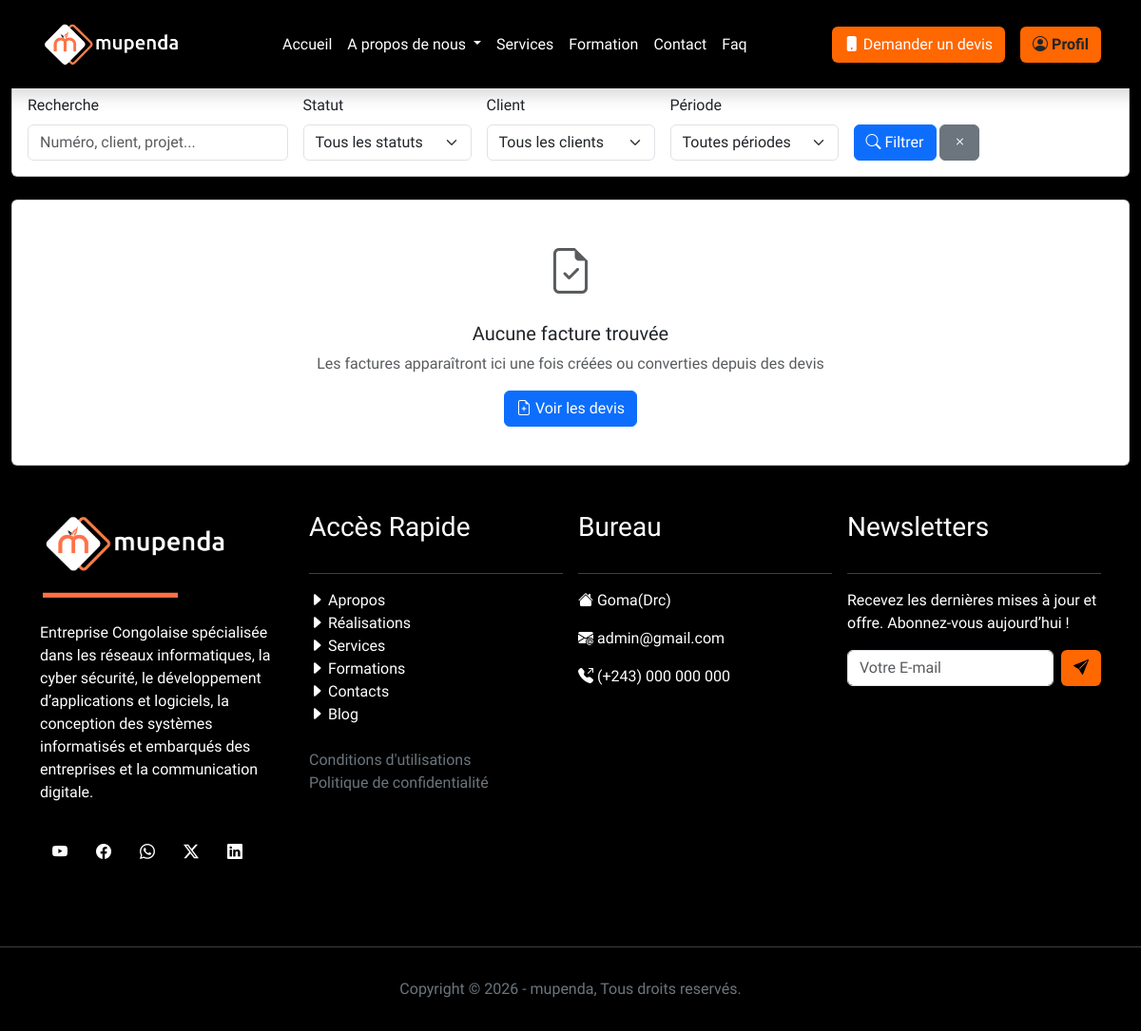
The app's page /administration/facturation/factures/ (signed in), older data.
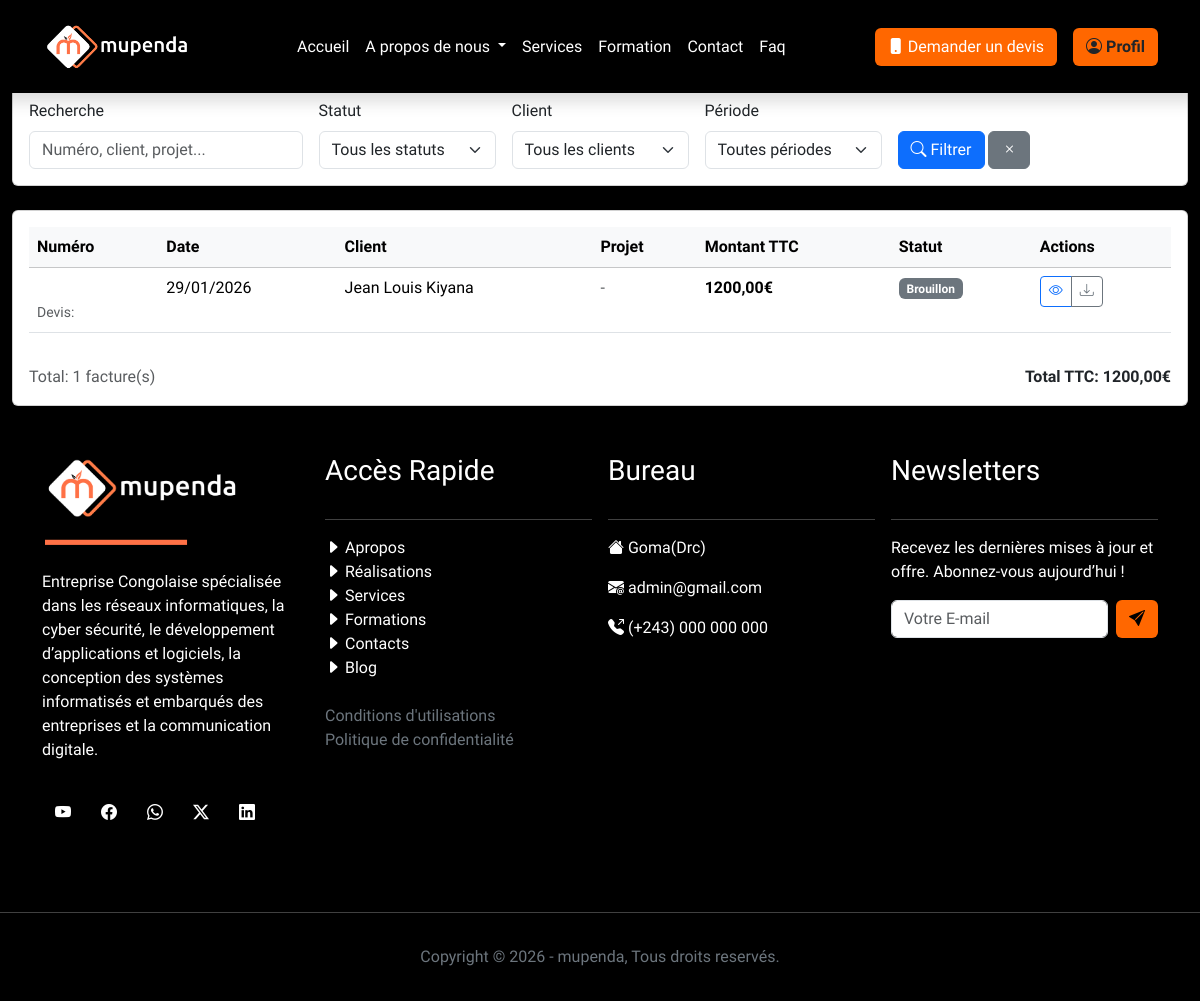
The same page, newer data.
### MupendaApp/models.py (models this page shows, shortened)
class Facture(models.Model):
    STATUT_CHOICES = [
        ('BROUILLON', 'Brouillon'),
        ('ENVOYEE', 'Envoyée'),
        ('PAYEE', 'Payée'),
        ('EN_RETARD', 'En retard'),
        ('ANNULEE', 'Annulée'),
    ]
    numero = models.CharField(max_length=50, unique=True)
    devis = models.OneToOneField(Devis, on_delete=models.SET_NULL, null=True, blank=True, related_name='facture')
    client = models.ForeignKey(Client, on_delete=models.CASCADE, related_name='factures')
    projet = models.ForeignKey(Projet, on_delete=models.CASCADE, related_name='factures', null=True, blank=True)
    date_emission = models.DateField(auto_now_add=True)
    date_echeance = models.DateField()
    montant_ht = models.DecimalField(max_digits=10, decimal_places=2)
    montant_tva = models.DecimalField(max_digits=10, decimal_places=2, default=0)
    montant_ttc = models.DecimalField(max_digits=10, decimal_places=2)
    statut = models.CharField(max_length=20, choices=STATUT_CHOICES, default='BROUILLON')
    date_paiement = models.DateField(null=True, blank=True)
    mode_paiement = models.CharField(max_length=50, blank=True)
    notes = models.TextField(blank=True)
    cree_par = models.ForeignKey(
        settings.AUTH_USER_MODEL,
        on_delete=models.SET_NULL,
        null=True,
        related_name='factures_crees'
    )
    cree_le = models.DateTimeField(auto_now_add=True)
    modifie_le = models.DateTimeField(auto_now=True)
    class Meta:
        ordering = ['-date_emission']
        verbose_name = "Facture"
        verbose_name_plural = "Factures"

class Client(models.Model):
    TYPE_CLIENT_CHOICES = [
        ('PME', 'PME'),
        ('STARTUP', 'Startup'),
        ('GRAND_COMPTE', 'Grand Compte'),
        ('PARTICULIER', 'Particulier'),
    ]
    STATUT_CLIENT_CHOICES = [
        ('PROSPECT', 'Prospect'),
        ('ACTIF', 'Actif'),
        ('INACTIF', 'Inactif'),
        ('ARCHIVE', 'Archivé'),
    ]
    nom = models.CharField(max_length=100)
    adresse = models.CharField(max_length=255)
    email = models.EmailField(unique=True)
    telephone = models.CharField(max_length=20, blank=True, null=True)
    type_client = models.CharField(max_length=20, choices=TYPE_CLIENT_CHOICES, default='PARTICULIER')
    statut_client = models.CharField(max_length=20, choices=STATUT_CLIENT_CHOICES, default='PROSPECT')
    siret = models.CharField(max_length=14, blank=True, null=True, help_text="Numéro SIRET pour les entreprises")
    secteur_activite = models.CharField(max_length=100, blank=True, null=True)
    site_web = models.URLField(blank=True, null=True)
    notes = models.TextField(blank=True, null=True)
    responsable_compte = models.ForeignKey(
        settings.AUTH_USER_MODEL,
        on_delete=models.SET_NULL,
        null=True,
        related_name='clients_geres'
    )
    date_creation = models.DateTimeField(auto_now_add=True)
    date_maj = models.DateTimeField(auto_now=True)
    class Meta:
        ordering = ['-date_creation']
        verbose_name = "Client"
        verbose_name_plural = "Clients"

### MupendaApp/views.py (the view, shortened to what this page needs)
# urls.py: path('administration/facturation/factures/', views.ListeFacturesView, name='liste_factures'),
@login_required
def ListeFacturesView(request):
    search = request.GET.get('search', '')
    statut_filter = request.GET.get('statut', '')
    client_filter = request.GET.get('client', '')
    periode = request.GET.get('periode', '')
    factures = Facture.objects.select_related('client', 'projet', 'cree_par')
    if search:
        factures = factures.filter(
            Q(numero__icontains=search) |
            Q(client__nom__icontains=search) |
            Q(projet__nom__icontains=search)
        )
    if statut_filter:
        factures = factures.filter(statut=statut_filter)
    if client_filter:
        factures = factures.filter(client_id=client_filter)
    return render(request, 'administration/facturation/liste_factures.html', {
        'factures': factures.order_by('-date_emission'),
        'statut_choices': Facture.STATUT_CHOICES,
        'clients': Client.objects.all(),
        'search': search,
        'statut_filter': statut_filter,
        'client_filter': client_filter,
        'periode': periode,
    })

### MupendaApp/templates/administration/facturation/liste_factures.html (shortened to what the changed rows need)
{% extends "base.html" %}
{% load static %}
{% block content %}
<div class="container-fluid">
    <div class="d-flex justify-content-between align-items-center mb-4">
        <div>
            <h1 class="h3 mb-0">
            </h1>
        </div>
    </div>
    <div class="card">
        <div class="card-body">
            {% if factures %}
                <div class="table-responsive">
                    <table class="table table-hover">
                        <thead class="table-light">
                            <tr>
                                <th>Numéro</th>
                                <th>Date</th>
                                <th>Client</th>
                                <th>Projet</th>
                                <th>Montant TTC</th>
                                <th>Statut</th>
                                <th>Actions</th>
                            </tr>
                        </thead>
                        <tbody>
                            {% for facture in factures %}
                            <tr>
                                <td>
                                    {% if facture.devis %}
                                        <br><small class="text-muted">Devis: {{ facture.devis.numero }}</small>
                                    {% endif %}
                                </td>
                                <td>{{ facture.date_emission|date:"d/m/Y" }}</td>
                                <td>{{ facture.client.nom }}</td>
                                <td>
                                    {% if facture.projet %}
                                        {{ facture.projet.nom }}
                                    {% else %}
                                        <span class="text-muted">-</span>
                                    {% endif %}
                                </td>
                                <td>
                                    <strong>{{ facture.montant_ttc|floatformat:2 }}€</strong>
                                </td>
                                <td>
                                    <span class="badge bg-{% if facture.statut == 'ENVOYEE' %}warning{% elif facture.statut == 'PAYEE' %}success{% elif facture.statut == 'EN_RETARD' %}danger{% else %}secondary{% endif %}">
                                        {{ facture.get_statut_display }}
                                    </span>
                                </td>
                                <td>
                                    <div class="btn-group" role="group">
                                        <a href="{% url 'fiche_facture' facture.id %}" class="btn btn-sm btn-outline-primary" title="Voir">
                                            <i class="bi bi-eye"></i>
                                        </a>
                                        <a href="{% url 'export_pdf_facture' facture.id %}" class="btn btn-sm btn-outline-secondary" title="Export PDF">
                                            <i class="bi bi-download"></i>
                                        </a>
                                    </div>
                                </td>
                            </tr>
                            {% endfor %}
                        </tbody>
                    </table>
                </div>
                <div class="row mt-3">
                    <div class="col-md-6">
                        <p class="text-muted mb-0">
                            Total: {{ factures.count }} facture(s)
                        </p>
                    </div>
                    <div class="col-md-6 text-end">
                        <strong>
                            Total TTC:
                            {% for facture in factures %}
                                        {{ facture.montant_ttc|floatformat:2 }}€
                            {% endfor %}
                        </strong>
                    </div>
                </div>
            {% else %}
                <div class="text-center py-4">
                    <i class="bi bi-file-earmark-check text-muted" style="font-size: 3rem;"></i>
                    <h5 class="mt-3">Aucune facture trouvée</h5>
                    <p class="text-muted">Les factures apparaîtront ici une fois créées ou converties depuis des devis</p>
                    <a href="{% url 'liste_devis' %}" class="btn btn-primary">
                        <i class="bi bi-file-earmark-plus"></i> Voir les devis
                    </a>
                </div>
            {% endif %}
        </div>
    </div>
</div>
{% endblock %}

Row changes from the older to the newer data that the page shows:
added Facture: date_emission "29/01/2026", client.nom "Jean Louis Kiyana", montant_ttc "1200,00", statut "Brouillon"
Text that changed along with them:
{{ factures.count }}: (not shown) → "1"
text no longer shown: "Aucune facture trouvée Les factures apparaîtront ici une fois créées ou converties depuis des devis Voir les devis"
text now shown: "Numéro Date Client Projet Montant TTC Statut Actions Total: facture(s) Total TTC:"
